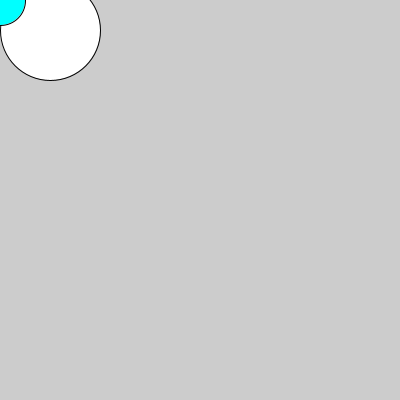
Frame 1 (no input)
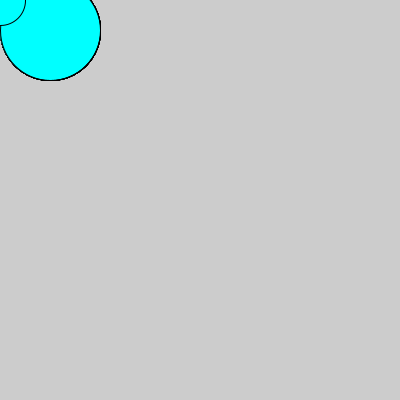
Frame 60 (the mouse pressed at the canvas centre just before this capture)
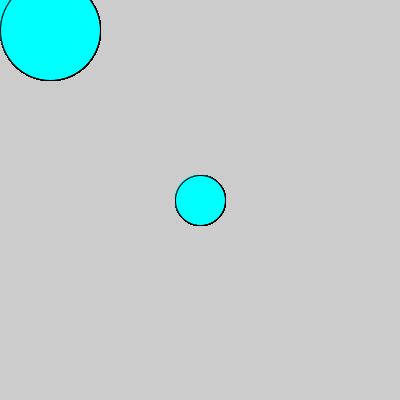
Frame 120 (the mouse held since frame 60 and released just before this capture)

The Processing sketch that drew these frames (run headless with seeded random() and noise(); from frame 60 on, the mouse is pressed at the canvas centre):

// Processing sketch: mouseshapes
// ── mouseshapes.pde

void setup(){

size(400,400);

} 


void draw(){

  ellipse(50,30,100,100);  
  fill(0,255,255);  //fill(r,g,b) 255 darkest 
 // colorMode(RGB,255,10,100,100);
  ellipse(mouseX,mouseY,50,50);
  //colorMode(RGB,255,10,100,100);

}
